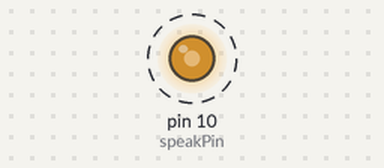
Recording of a sketch running on a simulated Arduino Uno, built with avr-gcc and run on an emulated ATmega328P. On the bench: output pins drawn as LEDs (lit = HIGH). Dashed ring = blinking.

Above: at 0.05 s.
Timing chart, 0 to 3.0 s (numbered marks = the images above):
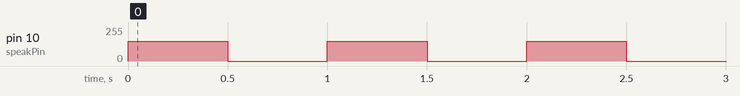

Measured:
- by itself, pin 10 (speakPin): alternates 150/255 for 0.50 s and 0/255 for 0.50 s

The sketch:

speaker.ino
```cpp
const int speakPin = 10;
void setup() {
  pinMode(speakPin, OUTPUT);
}

void loop() {
  //0.5초 간격으로 재생
  analogWrite(speakPin, 150);
  delay(500);
  analogWrite(speakPin, 0);
  delay(500);
}
```
